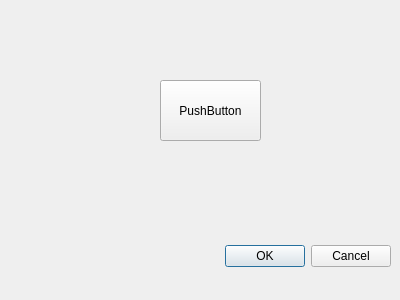
<?xml version="1.0" encoding="UTF-8"?>
<ui version="4.0">
 <class>Dialog</class>
 <widget class="QDialog" name="Dialog">
  <property name="geometry">
   <rect>
    <x>0</x>
    <y>0</y>
    <width>400</width>
    <height>300</height>
   </rect>
  </property>
  <property name="windowTitle">
   <string>Dialog</string>
  </property>
  <widget class="QDialogButtonBox" name="buttonBox">
   <property name="geometry">
    <rect>
     <x>50</x>
     <y>240</y>
     <width>341</width>
     <height>32</height>
    </rect>
   </property>
   <property name="orientation">
    <enum>Qt::Horizontal</enum>
   </property>
   <property name="standardButtons">
    <set>QDialogButtonBox::Cancel|QDialogButtonBox::Ok</set>
   </property>
  </widget>
  <widget class="QPushButton" name="pushButton">
   <property name="geometry">
    <rect>
     <x>160</x>
     <y>80</y>
     <width>101</width>
     <height>61</height>
    </rect>
   </property>
   <property name="text">
    <string>PushButton</string>
   </property>
  </widget>
 </widget>
 <resources/>
 <connections>
  <connection>
   <sender>buttonBox</sender>
   <signal>accepted()</signal>
   <receiver>Dialog</receiver>
   <slot>accept()</slot>
   <hints>
    <hint type="sourcelabel">
     <x>248</x>
     <y>254</y>
    </hint>
    <hint type="destinationlabel">
     <x>157</x>
     <y>274</y>
    </hint>
   </hints>
  </connection>
  <connection>
   <sender>buttonBox</sender>
   <signal>rejected()</signal>
   <receiver>Dialog</receiver>
   <slot>reject()</slot>
   <hints>
    <hint type="sourcelabel">
     <x>316</x>
     <y>260</y>
    </hint>
    <hint type="destinationlabel">
     <x>286</x>
     <y>274</y>
    </hint>
   </hints>
  </connection>
 </connections>
</ui>
